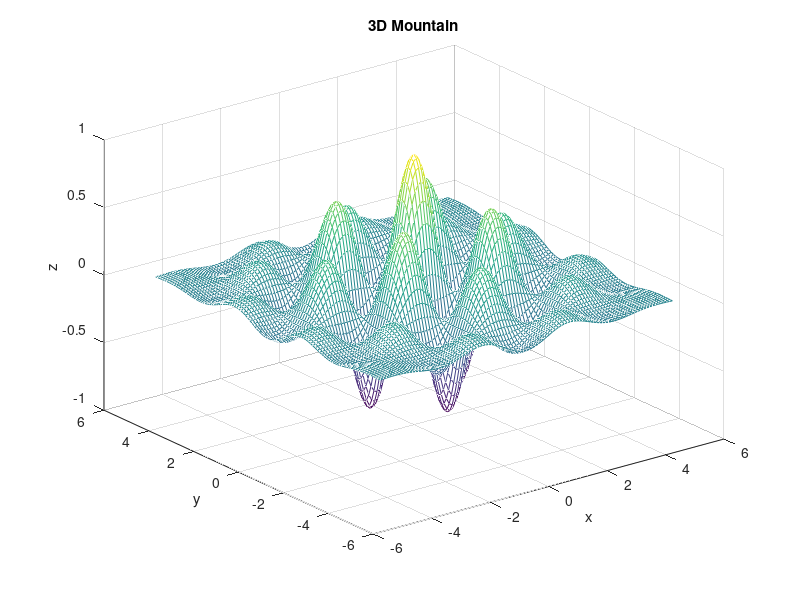

Reproduce this figure in MATLAB.
%Tugas 4 Mutiara Tyas Putri A 662022011
%Menggambar grafik fungsi 

% %1. Plot Fungsi Kuadrat
% x = -10:0.1:10;
% y = x.^2 - 5*x + 6;
% plot(x, y, 'LineWidth', 2);
% title('Grafik Fungsi Kuadrat');
% xlabel('x'); ylabel('y');
% grid on;
% 
% %2. Plot Fungsi Trigonometri (Sinus & Cosinus)
% figure ; 
% x = 0:0.1:2*pi;
% y1 = sin(x);
% y2 = cos(x);
% plot(x, y1, 'r', x, y2, 'b--', 'LineWidth', 2);
% legend('sin(x)', 'cos(x)');
% title('Grafik Sinus dan Cosinus');
% xlabel('x'); ylabel('y');
% grid on;
% 
% %3. Histogram Data Acak Normal
% figure;
% data = randn(1,1000);
% hist(data, 30);
% title('Histogram Data Acak Normal');
% xlabel('Nilai'); ylabel('Frekuensi');
% grid on;
% 
% %4. Boxplot Data Random
% figure;
% data = [randn(100,1)+5; randn(100,1)+10];
% group = [repmat({'Grup 1'},100,1); repmat({'Grup 2'},100,1)];
% boxplot(data, group);
% title('Boxplot Dua Grup Data');
% grid on;
% 
% %5. Plot 3D Permukaan (Surface Plot)
% [x, y] = meshgrid(-5:0.25:5, -5:0.25:5);
% z = sin(sqrt(x.^2 + y.^2));
% surf(x, y, z);
% title('Grafik Permukaan 3D');
% xlabel('x'); ylabel('y'); zlabel('z');
% 
% %6. Contour Plot
% figure;
% [x, y] = meshgrid(-3:0.1:3, -3:0.1:3);
% z = peaks(x, y);
% contour(x, y, z, 20);
% colorbar;
% title('Contour Plot');
% xlabel('x'); ylabel('y');
% 
% %7. Scatter Plot (Sebaran Titik)
% figure;
% x = randn(100,1);
% y = 2*x + randn(100,1);
% scatter(x, y, 50, 'filled');
% title('Scatter Plot');
% xlabel('x'); ylabel('y');
% grid on;
% 
% %8. Bar Chart (Diagram Batang)
% figure;
% data = [5, 8, 2, 6, 9];
% bar(data);
% title('Diagram Batang');
% xlabel('Kategori'); ylabel('Nilai');
% xticklabels({'A','B','C','D','E'});
% 
% %9. Plot Banyak Fungsi dalam Subplot
% figure;
% x = linspace(0, 2*pi, 100);
% y1 = sin(x);
% y2 = cos(x);
% y3 = tan(x);
% subplot(3,1,1); plot(x, y1); title('sin(x)');
% subplot(3,1,2); plot(x, y2); title('cos(x)');
% subplot(3,1,3); plot(x, y3); title('tan(x)');
% 
% %10. Polar Plot
% figure;
% theta = linspace(0, 2*pi, 100);
% rho = abs(sin(3*theta));
% polar(theta, rho);
% title('Polar Plot: |sin(3?)|');

% %11. Heatmap (Peta Panas)
% data = randi(100, 5, 5);
% imagesc(data);             
% colormap('hot');            
% colorbar;                 
% title('Heatmap menggunakan imagesc()');
% 
% %12. Stem Plot (Grafik Batang Diskrit)
% x = 0:0.5:10;
% y = sin(x);
% stem(x, y, 'filled');
% title('Stem Plot');
% xlabel('x'); ylabel('sin(x)');
% grid on;
% 
% %13. Pie Chart (Diagram Lingkaran)
% data = [30, 25, 20, 15, 10];
% labels = {'A','B','C','D','E'};
% pie(data, labels);
% title('Pie Chart');
% 
% %14. Area Plot (Diagram Luas)
% x = 1:10;
% y = cumsum(rand(1,10));
% area(x, y);
% title('Area Plot');
% xlabel('x'); ylabel('Kumulatif Nilai');
% 
% %15. Stairs Plot (Tangga Diskrit)
% x = 0:10;
% y = mod(x, 3);
% stairs(x, y, 'LineWidth', 2);
% title('Stairs Plot');
% xlabel('x'); ylabel('mod(x,3)');
% 
% %16. Quiver Plot (Vektor Panah 2D)
% [x, y] = meshgrid(-2:0.5:2, -2:0.5:2);
% u = -y;
% v = x;
% quiver(x, y, u, v);
% title('Quiver Plot (Vektor Arah)');
% axis equal;
% 
% %17. Error Bar Plot
% x = 1:10;
% y = rand(1,10)*10;
% e = rand(1,10);
% errorbar(x, y, e, 'o');
% title('Error Bar Plot');
% xlabel('x'); ylabel('y');
% grid on;
% 
% %18. 3D Line Plot
% t = 0:0.1:10;
% x = sin(t);
% y = cos(t);
% z = t;
% plot3(x, y, z, 'LineWidth', 2);
% title('3D Line Plot');
% xlabel('x'); ylabel('y'); zlabel('z');
% grid on;
% 
% %19. Filled Contour Plot
% [x, y] = meshgrid(-3:0.1:3, -3:0.1:3);
% z = peaks(x, y);
% contourf(x, y, z, 20);
% colorbar;
% title('Filled Contour Plot');
% 
% %20. Log-Log Plot
% x = logspace(0.1, 2, 100);
% y = x.^2;
% loglog(x, y, 'LineWidth', 2);
% title('Log-Log Plot');
% xlabel('log(x)'); ylabel('log(y)');
% grid on;

%21. % Plot Fungsi Eksponensial
% figure;
% x = -2:0.1:2;
% y = exp(x);
% plot(x, y, 'r', 'LineWidth', 2);
% title('Plot Fungsi Eksponensial');
% xlabel('x'); ylabel('exp(x)');
% grid on;

%21. Plot Fungsi Logaritma
% figure;
% x = 0.1:0.1:10;
% y = log(x);
% plot(x, y, 'g', 'LineWidth', 2);
% title('Plot Fungsi Logaritma');
% xlabel('x'); ylabel('log(x)');
% grid on;

%23. Plot Cosine dan Sine Bersamaan
% figure;
% x = 0:0.1:2*pi;
% plot(x, sin(x), 'b', x, cos(x), 'r--', 'LineWidth', 2);
% legend('sin(x)', 'cos(x)');
% title('Plot Sine dan Cosine');
% xlabel('x'); ylabel('Nilai');
% grid on;

%24. Bar Chart
% figure;
% data = [5 8 6 4 9];
% bar(data);
% title('Diagram Batang');
% xlabel('Kategori'); ylabel('Nilai');

%25. Pie Chart
% figure;
% data = [20 30 10 40];
% pie(data);
% title('Diagram Lingkaran');

%26. Love Shape
% figure;
% t = linspace(0, 2*pi, 1000);
% x = 16*sin(t).^3;
% y = 13*cos(t) - 5*cos(2*t) - 2*cos(3*t) - cos(4*t);
% plot(x, y, 'r', 'LineWidth', 2);
% axis equal;
% title('Love Shape');

%27. Butterfly Curve
% figure;
% t = linspace(0, 24*pi, 10000);
% x = sin(t) .* (exp(cos(t)) - 2*cos(4*t) - sin(t/12).^5);
% y = cos(t) .* (exp(cos(t)) - 2*cos(4*t) - sin(t/12).^5);
% plot(x, y, 'm');
% axis equal;
% title('Butterfly Curve');

%28. Bird Curve
% figure;
% t = linspace(-2*pi, 2*pi, 1000);
% x = sin(t).*(exp(cos(t)) - 2*cos(4*t));
% y = cos(t).*(exp(cos(t)) - 2*cos(4*t));
% plot(x, y, 'b');
% axis equal;
% title('Bird Curve');

%29. Leaf Curve
% figure;
% t = linspace(0, 2*pi, 1000);
% r = 1 - sin(t);
% x = r .* cos(t);
% y = r .* sin(t);
% plot(x, y, 'g', 'LineWidth', 2);
% axis equal;
% title('Leaf Curve');

%30. Heart Filled with Dots
% figure;
% t = linspace(0, 2*pi, 1000);
% x = 16*sin(t).^3;
% y = 13*cos(t) - 5*cos(2*t) - 2*cos(3*t) - cos(4*t);
% scatter(x, y, 10, 'r', 'filled'); % Gunakan titik-titik
% axis equal;
% title('Love Shape with Dots');

%31. Line Plot with Confidence Bounds
% figure;
% % Data utama
% x = 1:20;
% y = sin(x/2) + 0.1*x;
% % Batas kepercayaan (misal: ?0.3)
% lower = y - 0.3;
% upper = y + 0.3;
% % Gambar area batas kepercayaan dengan fill manual
% hold on;
% fill([x, fliplr(x)], [upper, fliplr(lower)], [0.9 0.9 0.9], 'EdgeColor', 'none'); % area abu-abu
% plot(x, y, 'b', 'LineWidth', 2); % garis utama
% hold off;
% title('Line Plot with Confidence Bounds');
% xlabel('x'); ylabel('y');
% legend('Confidence Bounds', 'Main Line');
% grid on;

%32. Plot Dates and Time
% figure;
% % Data tanggal (pakai format serial number MATLAB)
% % Misalnya dari 1 Januari 2024 sampai 10 Januari 2024
% tanggal = datenum(2024, 1, 1:10); 
% % Data nilai y
% nilai = rand(1, 10) * 10;
% % Plot dengan sumbu x berbasis tanggal
% plot(tanggal, nilai, '-o', 'LineWidth', 2);
% datetick('x', 'dd-mmm-yyyy', 'keepticks');  % Tampilkan format tanggal
% xlabel('Tanggal');
% ylabel('Nilai');
% title('Plot dengan Tanggal dan Waktu');
% grid on;

%33. 3D Hat (Topi Meksiko)
% figure;
% [x, y] = meshgrid(-5:0.1:5, -5:0.1:5);
% r = sqrt(x.^2 + y.^2) + eps;
% z = sin(r)./r;
% mesh(x, y, z);  % gunakan mesh agar kompatibel
% title('3D Mexican Hat');
% xlabel('x'); ylabel('y'); zlabel('z');

%34. 3D Ripple
% figure;
% [x, y] = meshgrid(-8:0.2:8, -8:0.2:8);
% z = sin(x.^2 + y.^2)./(x.^2 + y.^2 + eps);
% mesh(x, y, z);
% title('3D Ripple Wave');
% xlabel('x'); ylabel('y'); zlabel('z');

% 3D Mountain
figure;
[x, y] = meshgrid(-5:0.1:5, -5:0.1:5);
z = exp(-0.1*(x.^2 + y.^2)) .* cos(2*x) .* cos(2*y);
mesh(x, y, z);
title('3D Mountain');
xlabel('x'); ylabel('y'); zlabel('z');


